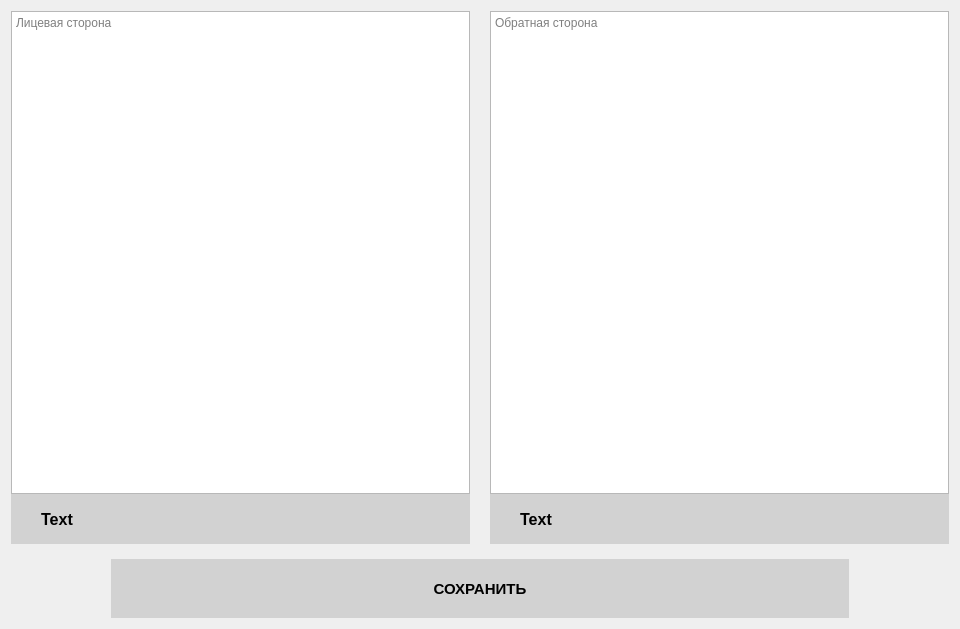
<?xml version="1.0" encoding="UTF-8"?>
<ui version="4.0">
 <class>CardRedactorWidget</class>
 <widget class="QWidget" name="CardRedactorWidget">
  <property name="geometry">
   <rect>
    <x>0</x>
    <y>0</y>
    <width>960</width>
    <height>629</height>
   </rect>
  </property>
  <property name="windowTitle">
   <string>Form</string>
  </property>
  <layout class="QHBoxLayout" name="horizontalLayout_5">
   <item>
    <layout class="QVBoxLayout" name="verticalLayout" stretch="9,1">
     <property name="spacing">
      <number>15</number>
     </property>
     <property name="sizeConstraint">
      <enum>QLayout::SetNoConstraint</enum>
     </property>
     <item>
      <layout class="QHBoxLayout" name="horizontalLayout" stretch="0,0">
       <property name="spacing">
        <number>20</number>
       </property>
       <item>
        <layout class="QVBoxLayout" name="verticalLayout_2" stretch="8,1">
         <property name="spacing">
          <number>0</number>
         </property>
         <item>
          <widget class="QTextBrowser" name="frontSideEditor">
           <property name="font">
            <font>
             <family>Segoe UI</family>
             <pointsize>9</pointsize>
            </font>
           </property>
           <property name="readOnly">
            <bool>false</bool>
           </property>
           <property name="html">
            <string>&lt;!DOCTYPE HTML PUBLIC &quot;-//W3C//DTD HTML 4.0//EN&quot; &quot;http://www.w3.org/TR/REC-html40/strict.dtd&quot;&gt;
&lt;html&gt;&lt;head&gt;&lt;meta name=&quot;qrichtext&quot; content=&quot;1&quot; /&gt;&lt;style type=&quot;text/css&quot;&gt;
p, li { white-space: pre-wrap; }
&lt;/style&gt;&lt;/head&gt;&lt;body style=&quot; font-family:'Segoe UI'; font-size:9pt; font-weight:400; font-style:normal;&quot;&gt;
&lt;p style=&quot;-qt-paragraph-type:empty; margin-top:0px; margin-bottom:0px; margin-left:0px; margin-right:0px; -qt-block-indent:0; text-indent:0px;&quot;&gt;&lt;br /&gt;&lt;/p&gt;&lt;/body&gt;&lt;/html&gt;</string>
           </property>
           <property name="placeholderText">
            <string>Лицевая сторона</string>
           </property>
          </widget>
         </item>
         <item>
          <layout class="QHBoxLayout" name="horizontalLayout_3" stretch="1,1,1,1,1">
           <property name="leftMargin">
            <number>0</number>
           </property>
           <property name="rightMargin">
            <number>0</number>
           </property>
           <item>
            <widget class="QPushButton" name="htmlToFromTextFrontPushButton">
             <property name="enabled">
              <bool>true</bool>
             </property>
             <property name="sizePolicy">
              <sizepolicy hsizetype="Expanding" vsizetype="Expanding">
               <horstretch>0</horstretch>
               <verstretch>0</verstretch>
              </sizepolicy>
             </property>
             <property name="maximumSize">
              <size>
               <width>16777215</width>
               <height>50</height>
              </size>
             </property>
             <property name="font">
              <font>
               <family>Segoe UI</family>
               <pointsize>12</pointsize>
               <weight>75</weight>
               <bold>true</bold>
              </font>
             </property>
             <property name="styleSheet">
              <string notr="true">QPushButton#htmlToFromTextFrontPushButton {
	border-radius: 0 px;
	background-color: rgb(210, 210, 210);
}

QPushButton#htmlToFromTextFrontPushButton:pressed {
	background-color: rgb(200, 200, 200);
}

QPushButton#htmlToFromTextFrontPushButton:hover {
	background-color: rgb(200, 200, 200);
}</string>
             </property>
             <property name="text">
              <string>Text</string>
             </property>
             <property name="iconSize">
              <size>
               <width>40</width>
               <height>40</height>
              </size>
             </property>
            </widget>
           </item>
           <item>
            <widget class="QPushButton" name="boldTextFrontPushButton">
             <property name="sizePolicy">
              <sizepolicy hsizetype="Expanding" vsizetype="Expanding">
               <horstretch>0</horstretch>
               <verstretch>0</verstretch>
              </sizepolicy>
             </property>
             <property name="maximumSize">
              <size>
               <width>16777215</width>
               <height>50</height>
              </size>
             </property>
             <property name="sizeIncrement">
              <size>
               <width>0</width>
               <height>0</height>
              </size>
             </property>
             <property name="styleSheet">
              <string notr="true">QPushButton#boldTextFrontPushButton {
	border-radius: 0 px;
	background-color: rgb(210, 210, 210);
}

QPushButton#boldTextFrontPushButton:pressed {
	background-color: rgb(200, 200, 200);
}

QPushButton#boldTextFrontPushButton:hover {
	background-color: rgb(200, 200, 200);
}</string>
             </property>
             <property name="text">
              <string/>
             </property>
             <property name="icon">
              <iconset resource="qrc_resources.qrc">
               <normaloff>:/resources/bold_text.svg</normaloff>:/resources/bold_text.svg</iconset>
             </property>
             <property name="iconSize">
              <size>
               <width>40</width>
               <height>40</height>
              </size>
             </property>
            </widget>
           </item>
           <item>
            <widget class="QPushButton" name="italicTextFrontPushButton">
             <property name="sizePolicy">
              <sizepolicy hsizetype="Expanding" vsizetype="Expanding">
               <horstretch>0</horstretch>
               <verstretch>0</verstretch>
              </sizepolicy>
             </property>
             <property name="maximumSize">
              <size>
               <width>16777215</width>
               <height>50</height>
              </size>
             </property>
             <property name="styleSheet">
              <string notr="true">QPushButton#italicTextFrontPushButton {
	border-radius: 0 px;
	background-color: rgb(210, 210, 210);
}

QPushButton#italicTextFrontPushButton:pressed {
	background-color: rgb(200, 200, 200);
}

QPushButton#italicTextFrontPushButton:hover {
	background-color: rgb(200, 200, 200);
}</string>
             </property>
             <property name="text">
              <string/>
             </property>
             <property name="icon">
              <iconset resource="qrc_resources.qrc">
               <normaloff>:/resources/italic_text.svg</normaloff>:/resources/italic_text.svg</iconset>
             </property>
             <property name="iconSize">
              <size>
               <width>40</width>
               <height>40</height>
              </size>
             </property>
            </widget>
           </item>
           <item>
            <widget class="QPushButton" name="underlinedTextFrontPushButton">
             <property name="sizePolicy">
              <sizepolicy hsizetype="Expanding" vsizetype="Maximum">
               <horstretch>0</horstretch>
               <verstretch>0</verstretch>
              </sizepolicy>
             </property>
             <property name="maximumSize">
              <size>
               <width>16777215</width>
               <height>50</height>
              </size>
             </property>
             <property name="styleSheet">
              <string notr="true">QPushButton#underlinedTextFrontPushButton {
	border-radius: 0 px;
	background-color: rgb(210, 210, 210);
}

QPushButton#underlinedTextFrontPushButton:pressed {
	background-color: rgb(200, 200, 200);
}

QPushButton#underlinedTextFrontPushButton:hover {
	background-color: rgb(200, 200, 200);
}</string>
             </property>
             <property name="text">
              <string/>
             </property>
             <property name="icon">
              <iconset resource="qrc_resources.qrc">
               <normaloff>:/resources/underlined_text.svg</normaloff>:/resources/underlined_text.svg</iconset>
             </property>
             <property name="iconSize">
              <size>
               <width>40</width>
               <height>40</height>
              </size>
             </property>
            </widget>
           </item>
           <item>
            <widget class="QPushButton" name="addImageToFrontPushButton">
             <property name="sizePolicy">
              <sizepolicy hsizetype="Expanding" vsizetype="Maximum">
               <horstretch>0</horstretch>
               <verstretch>0</verstretch>
              </sizepolicy>
             </property>
             <property name="maximumSize">
              <size>
               <width>16777215</width>
               <height>50</height>
              </size>
             </property>
             <property name="styleSheet">
              <string notr="true">QPushButton#addImageToFrontPushButton {
	border-radius: 0 px;
	background-color: rgb(210, 210, 210);
}

QPushButton#addImageToFrontPushButton:pressed {
	background-color: rgb(200, 200, 200);
}

QPushButton#addImageToFrontPushButton:hover {
	background-color: rgb(200, 200, 200);
}</string>
             </property>
             <property name="text">
              <string/>
             </property>
             <property name="icon">
              <iconset resource="qrc_resources.qrc">
               <normaloff>:/resources/add_image.svg</normaloff>:/resources/add_image.svg</iconset>
             </property>
             <property name="iconSize">
              <size>
               <width>40</width>
               <height>40</height>
              </size>
             </property>
            </widget>
           </item>
          </layout>
         </item>
        </layout>
       </item>
       <item>
        <layout class="QVBoxLayout" name="verticalLayout_3" stretch="8,1">
         <property name="spacing">
          <number>0</number>
         </property>
         <item>
          <widget class="QTextBrowser" name="reverseSideEditor">
           <property name="font">
            <font>
             <family>Segoe UI</family>
             <pointsize>9</pointsize>
            </font>
           </property>
           <property name="readOnly">
            <bool>false</bool>
           </property>
           <property name="placeholderText">
            <string>Обратная сторона</string>
           </property>
          </widget>
         </item>
         <item>
          <layout class="QHBoxLayout" name="horizontalLayout_4" stretch="1,1,1,1,1">
           <property name="leftMargin">
            <number>0</number>
           </property>
           <property name="rightMargin">
            <number>0</number>
           </property>
           <item>
            <widget class="QPushButton" name="htmlToFromTextReversePushButton">
             <property name="sizePolicy">
              <sizepolicy hsizetype="Expanding" vsizetype="Expanding">
               <horstretch>0</horstretch>
               <verstretch>0</verstretch>
              </sizepolicy>
             </property>
             <property name="maximumSize">
              <size>
               <width>16777215</width>
               <height>50</height>
              </size>
             </property>
             <property name="font">
              <font>
               <family>Segoe UI</family>
               <pointsize>12</pointsize>
               <weight>75</weight>
               <bold>true</bold>
              </font>
             </property>
             <property name="styleSheet">
              <string notr="true">QPushButton#htmlToFromTextReversePushButton {
	border-radius: 0 px;
	background-color: rgb(210, 210, 210);
}

QPushButton#htmlToFromTextReversePushButton:pressed {
	background-color: rgb(200, 200, 200);
}

QPushButton#htmlToFromTextReversePushButton:hover {
	background-color: rgb(200, 200, 200);
}</string>
             </property>
             <property name="text">
              <string>Text</string>
             </property>
             <property name="iconSize">
              <size>
               <width>40</width>
               <height>40</height>
              </size>
             </property>
            </widget>
           </item>
           <item>
            <widget class="QPushButton" name="boldTextReversePushButton">
             <property name="sizePolicy">
              <sizepolicy hsizetype="Expanding" vsizetype="Expanding">
               <horstretch>0</horstretch>
               <verstretch>0</verstretch>
              </sizepolicy>
             </property>
             <property name="maximumSize">
              <size>
               <width>16777215</width>
               <height>50</height>
              </size>
             </property>
             <property name="styleSheet">
              <string notr="true">QPushButton#boldTextReversePushButton {
	border-radius: 0 px;
	background-color: rgb(210, 210, 210);
}

QPushButton#boldTextReversePushButton:pressed {
	background-color: rgb(200, 200, 200);
}

QPushButton#boldTextReversePushButton:hover {
	background-color: rgb(200, 200, 200);
}</string>
             </property>
             <property name="text">
              <string/>
             </property>
             <property name="icon">
              <iconset resource="qrc_resources.qrc">
               <normaloff>:/resources/bold_text.svg</normaloff>:/resources/bold_text.svg</iconset>
             </property>
             <property name="iconSize">
              <size>
               <width>40</width>
               <height>40</height>
              </size>
             </property>
            </widget>
           </item>
           <item>
            <widget class="QPushButton" name="italicTextReversePushButton">
             <property name="sizePolicy">
              <sizepolicy hsizetype="Expanding" vsizetype="Expanding">
               <horstretch>0</horstretch>
               <verstretch>0</verstretch>
              </sizepolicy>
             </property>
             <property name="maximumSize">
              <size>
               <width>16777215</width>
               <height>50</height>
              </size>
             </property>
             <property name="styleSheet">
              <string notr="true">QPushButton#italicTextReversePushButton {
	border-radius: 0 px;
	background-color: rgb(210, 210, 210);
}

QPushButton#italicTextReversePushButton:pressed {
	background-color: rgb(200, 200, 200);
}

QPushButton#italicTextReversePushButton:hover {
	background-color: rgb(200, 200, 200);
}</string>
             </property>
             <property name="text">
              <string/>
             </property>
             <property name="icon">
              <iconset resource="qrc_resources.qrc">
               <normaloff>:/resources/italic_text.svg</normaloff>:/resources/italic_text.svg</iconset>
             </property>
             <property name="iconSize">
              <size>
               <width>40</width>
               <height>40</height>
              </size>
             </property>
            </widget>
           </item>
           <item>
            <widget class="QPushButton" name="underlinedTextReversePushButton">
             <property name="sizePolicy">
              <sizepolicy hsizetype="Expanding" vsizetype="Expanding">
               <horstretch>0</horstretch>
               <verstretch>0</verstretch>
              </sizepolicy>
             </property>
             <property name="maximumSize">
              <size>
               <width>16777215</width>
               <height>50</height>
              </size>
             </property>
             <property name="styleSheet">
              <string notr="true">QPushButton#underlinedTextReversePushButton {
	border-radius: 0 px;
	background-color: rgb(210, 210, 210);
}

QPushButton#underlinedTextReversePushButton:pressed {
	background-color: rgb(200, 200, 200);
}

QPushButton#underlinedTextReversePushButton:hover {
	background-color: rgb(200, 200, 200);
}</string>
             </property>
             <property name="text">
              <string/>
             </property>
             <property name="icon">
              <iconset resource="qrc_resources.qrc">
               <normaloff>:/resources/underlined_text.svg</normaloff>:/resources/underlined_text.svg</iconset>
             </property>
             <property name="iconSize">
              <size>
               <width>40</width>
               <height>40</height>
              </size>
             </property>
            </widget>
           </item>
           <item>
            <widget class="QPushButton" name="addImageToReversePushButton">
             <property name="sizePolicy">
              <sizepolicy hsizetype="Expanding" vsizetype="Maximum">
               <horstretch>0</horstretch>
               <verstretch>0</verstretch>
              </sizepolicy>
             </property>
             <property name="maximumSize">
              <size>
               <width>16777215</width>
               <height>50</height>
              </size>
             </property>
             <property name="styleSheet">
              <string notr="true">QPushButton#addImageToReversePushButton {
	border-radius: 0 px;
	background-color: rgb(210, 210, 210);
}

QPushButton#addImageToReversePushButton:pressed {
	background-color: rgb(200, 200, 200);
}

QPushButton#addImageToReversePushButton:hover {
	background-color: rgb(200, 200, 200);
}</string>
             </property>
             <property name="text">
              <string/>
             </property>
             <property name="icon">
              <iconset resource="qrc_resources.qrc">
               <normaloff>:/resources/add_image.svg</normaloff>:/resources/add_image.svg</iconset>
             </property>
             <property name="iconSize">
              <size>
               <width>40</width>
               <height>40</height>
              </size>
             </property>
            </widget>
           </item>
          </layout>
         </item>
        </layout>
       </item>
      </layout>
     </item>
     <item>
      <layout class="QHBoxLayout" name="horizontalLayout_2">
       <property name="leftMargin">
        <number>100</number>
       </property>
       <property name="rightMargin">
        <number>100</number>
       </property>
       <item>
        <widget class="QPushButton" name="savePushButton">
         <property name="sizePolicy">
          <sizepolicy hsizetype="Expanding" vsizetype="Minimum">
           <horstretch>0</horstretch>
           <verstretch>0</verstretch>
          </sizepolicy>
         </property>
         <property name="minimumSize">
          <size>
           <width>0</width>
           <height>50</height>
          </size>
         </property>
         <property name="font">
          <font>
           <family>Segoe UI</family>
           <pointsize>11</pointsize>
           <weight>75</weight>
           <bold>true</bold>
          </font>
         </property>
         <property name="styleSheet">
          <string notr="true">QPushButton#savePushButton {
	border-radius: 0 px;
	background-color: rgb(210, 210, 210);
}

QPushButton#savePushButton:pressed {
	background-color: rgb(200, 200, 200);
}

QPushButton#savePushButton:hover {
	background-color: rgb(200, 200, 200);
}</string>
         </property>
         <property name="text">
          <string>СОХРАНИТЬ</string>
         </property>
        </widget>
       </item>
      </layout>
     </item>
    </layout>
   </item>
  </layout>
 </widget>
 <resources>
  <include location="qrc_resources.qrc"/>
 </resources>
 <connections/>
</ui>
